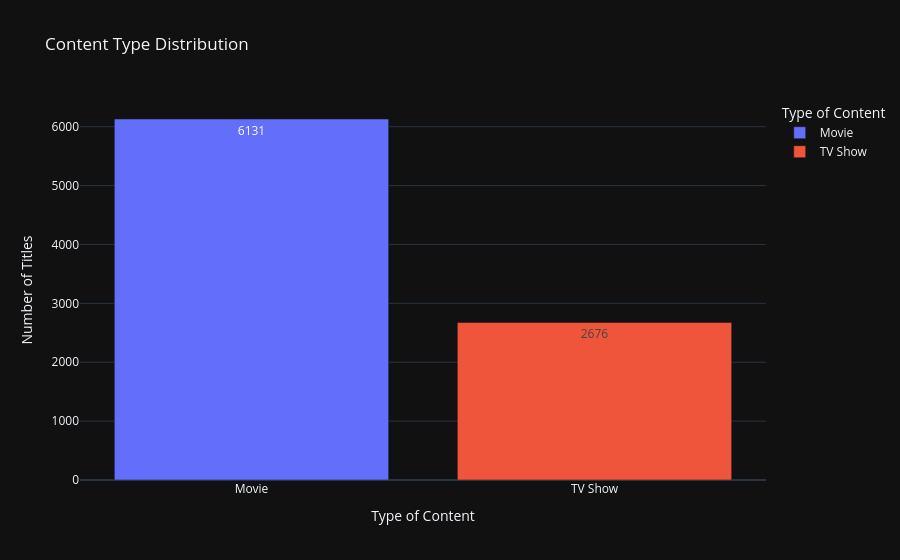

Source (notebook cell):
### Code cell
plt.figure(figsize=(8, 5))
type_counts=df["type"].value_counts().reset_index() #reset index convert series to dataframe
type_counts.columns=["Type","Count"]
Fig=px.bar(type_counts,x="Type",y="Count",title="Content Type Distribution",labels={"Type":"Type of Content","Count":"Number of Titles"},
           text="Count",color="Type")
Fig.update_layout(template="plotly_dark")
Fig.show()

### Figure 1 — Plotly figure (JSON) as saved in the notebook; plotly's stock layout.template omitted (floating-point values rounded to 4 significant figures)
{"data": [{"hovertemplate": "Type of Content=%{x}<br>Number of Titles=%{text}<extra></extra>", "legendgroup": "Movie", "marker": {"color": "#636efa", "pattern": {"shape": ""}}, "name": "Movie", "orientation": "v", "showlegend": true, "text": [6131.0], "textposition": "auto", "type": "bar", "x": ["Movie"], "xaxis": "x", "y": [6131], "yaxis": "y"}, {"hovertemplate": "Type of Content=%{x}<br>Number of Titles=%{text}<extra></extra>", "legendgroup": "TV Show", "marker": {"color": "#EF553B", "pattern": {"shape": ""}}, "name": "TV Show", "orientation": "v", "showlegend": true, "text": [2676.0], "textposition": "auto", "type": "bar", "x": ["TV Show"], "xaxis": "x", "y": [2676], "yaxis": "y"}], "layout": {"barmode": "relative", "legend": {"title": {"text": "Type of Content"}, "tracegroupgap": 0}, "title": {"text": "Content Type Distribution"}, "xaxis": {"anchor": "y", "categoryarray": ["Movie", "TV Show"], "categoryorder": "array", "domain": [0, 1], "title": {"text": "Type of Content"}}, "yaxis": {"anchor": "x", "domain": [0, 1], "title": {"text": "Number of Titles"}}}}
